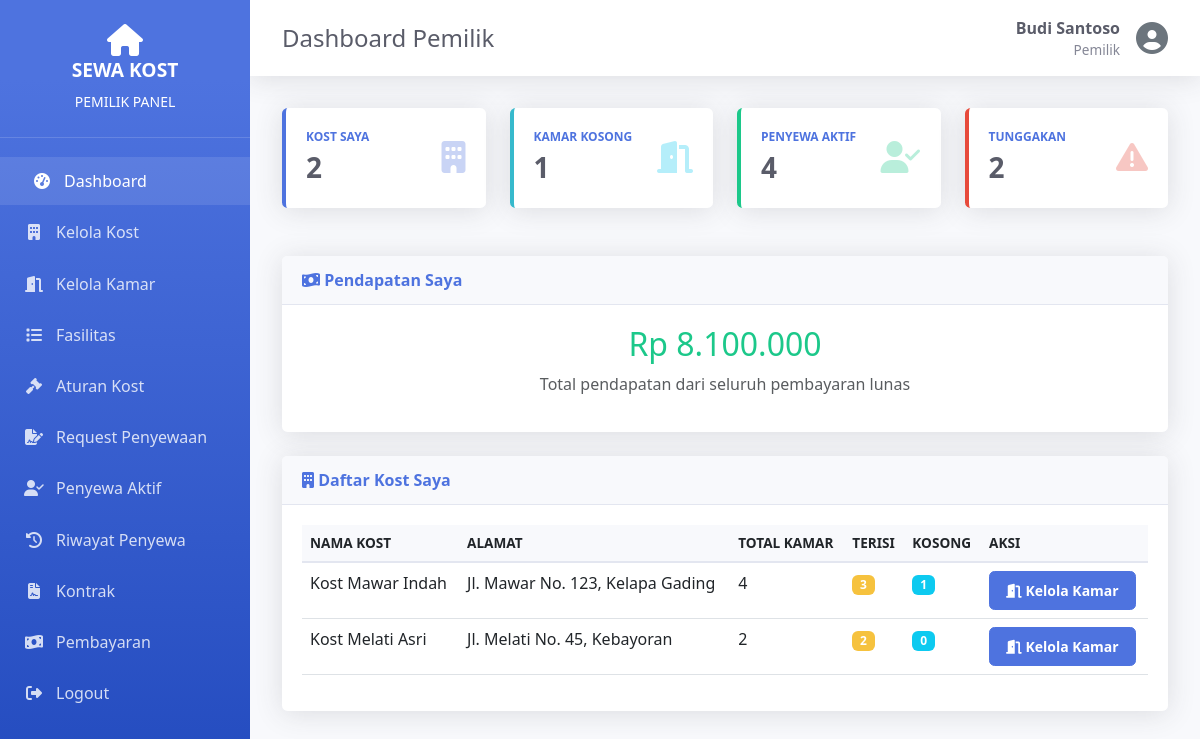
Page /pemilik/dashboard.php (signed in) on the committed database.
### tables this page shows
CREATE TABLE `kost` (
  `id` int(11) NOT NULL AUTO_INCREMENT,
  `pemilik_id` int(11) NOT NULL,
  `nama_kost` varchar(100) NOT NULL,
  `alamat` text NOT NULL,
  `kota` varchar(50) DEFAULT NULL,
  `deskripsi` text DEFAULT NULL,
  `foto` varchar(255) DEFAULT NULL,
  `created_at` timestamp NOT NULL DEFAULT current_timestamp(),
  PRIMARY KEY (`id`),
  KEY `pemilik_id` (`pemilik_id`),
  CONSTRAINT `kost_ibfk_1` FOREIGN KEY (`pemilik_id`) REFERENCES `users` (`id`) ON DELETE CASCADE
);

### lib/auth.php (called while the page is built, shortened)
<?php
require_once __DIR__ . '/database.php';
class Auth {
    public static function id() {
        return $_SESSION['user_id'] ?? null;
    }
}

### lib/database.php (called while the page is built, shortened)
<?php
class Database {
    private static $connection = null;
    public static function connect() {
        if (self::$connection === null) {
            self::$connection = new mysqli(DB_HOST, DB_USER, DB_PASS, DB_NAME);
            self::$connection->set_charset("utf8mb4");
        }
        return self::$connection;
    }
    public static function query($sql) {
        $conn = self::connect();
        $result = $conn->query($sql);
        return $result;
    }
    public static function fetchOne($sql) {
        $result = self::query($sql);
        return $result->fetch_assoc();
    }
    public static function fetchAll($sql) {
        $result = self::query($sql);
        $data = [];
        while ($row = $result->fetch_assoc()) {
            $data[] = $row;
        }
        return $data;
    }
}

### pemilik/dashboard.php (the view, shortened to what this page needs)
<?php
require_once __DIR__ . '/../lib/auth.php';
require_once __DIR__ . '/../lib/database.php';
$userId = Auth::id();
$totalKost = Database::fetchOne("SELECT COUNT(*) as total FROM kost WHERE pemilik_id = $userId")['total'];
$kamarKosong = Database::fetchOne("
    SELECT COUNT(*) as total FROM kamar k
    JOIN kost ks ON k.kost_id = ks.id
    WHERE ks.pemilik_id = $userId AND k.status = 'Kosong'
")['total'];
$penyewaAktif = Database::fetchOne("
    SELECT COUNT(*) as total FROM penyewa p
    JOIN kamar km ON p.kamar_id = km.id
    JOIN kost ks ON km.kost_id = ks.id
    WHERE ks.pemilik_id = $userId AND p.status = 'Aktif'
")['total'];
$tunggakan = Database::fetchOne("
    SELECT COUNT(*) as total FROM pembayaran pb
    JOIN kontrak k ON pb.kontrak_id = k.id
    JOIN kamar km ON k.kamar_id = km.id
    JOIN kost ks ON km.kost_id = ks.id
    WHERE ks.pemilik_id = $userId AND pb.status IN ('Belum Bayar', 'Terlambat')
")['total'];
$pendapatan = Database::fetchOne("
    SELECT SUM(pb.jumlah) as total FROM pembayaran pb
    JOIN kontrak k ON pb.kontrak_id = k.id
    JOIN kamar km ON k.kamar_id = km.id
    JOIN kost ks ON km.kost_id = ks.id
    WHERE ks.pemilik_id = $userId AND pb.status = 'Lunas'
")['total'] ?? 0;
$dataKost = Database::fetchAll("
    SELECT k.*,
           (SELECT COUNT(*) FROM kamar WHERE kost_id = k.id) as total_kamar,
           (SELECT COUNT(*) FROM kamar WHERE kost_id = k.id AND status = 'Kosong') as kamar_kosong,
           (SELECT COUNT(*) FROM kamar WHERE kost_id = k.id AND status = 'Terisi') as kamar_terisi
    FROM kost k
    WHERE k.pemilik_id = $userId
");
include __DIR__ . '/../layout/header.php';
include __DIR__ . '/../layout/sidebar.php';
?>
<div class="row mb-4">
    <div class="col-xl-3 col-md-6 mb-4">
        <div class="card stats-card primary">
            <div class="card-body">
                <div class="row align-items-center">
                    <div class="col">
                        <div class="stats-title">Kost Saya</div>
                        <div class="stats-value"><?php echo $totalKost; ?></div>
                    </div>
                    <div class="col-auto">
                        <i class="fas fa-building stats-icon text-primary"></i>
                    </div>
                </div>
            </div>
        </div>
    </div>
    <div class="col-xl-3 col-md-6 mb-4">
        <div class="card stats-card info">
            <div class="card-body">
                <div class="row align-items-center">
                    <div class="col">
                        <div class="stats-title">Kamar Kosong</div>
                        <div class="stats-value"><?php echo $kamarKosong; ?></div>
                    </div>
                    <div class="col-auto">
                        <i class="fas fa-door-open stats-icon text-info"></i>
                    </div>
                </div>
            </div>
        </div>
    </div>
    <div class="col-xl-3 col-md-6 mb-4">
        <div class="card stats-card success">
            <div class="card-body">
                <div class="row align-items-center">
                    <div class="col">
                        <div class="stats-title">Penyewa Aktif</div>
                        <div class="stats-value"><?php echo $penyewaAktif; ?></div>
                    </div>
                    <div class="col-auto">
                        <i class="fas fa-user-check stats-icon text-success"></i>
                    </div>
                </div>
            </div>
        </div>
    </div>
    <div class="col-xl-3 col-md-6 mb-4">
        <div class="card stats-card danger">
            <div class="card-body">
                <div class="row align-items-center">
                    <div class="col">
                        <div class="stats-title">Tunggakan</div>
                        <div class="stats-value"><?php echo $tunggakan; ?></div>
                    </div>
                    <div class="col-auto">
                        <i class="fas fa-exclamation-triangle stats-icon text-danger"></i>
                    </div>
                </div>
            </div>
        </div>
    </div>
</div>
<div class="row mb-4">
    <div class="col-md-12">
        <div class="card">
            <div class="card-header">
                <i class="fas fa-money-bill-wave"></i> Pendapatan Saya
            </div>
            <div class="card-body text-center">
                <h2 class="text-success">Rp <?php echo number_format($pendapatan, 0, ',', '.'); ?></h2>
                <p class="text-muted">Total pendapatan dari seluruh pembayaran lunas</p>
            </div>
        </div>
    </div>
</div>
<div class="card">
    <div class="card-header">
        <i class="fas fa-building"></i> Daftar Kost Saya
    </div>
    <div class="card-body">
        <?php if (empty($dataKost)): ?>
            <div class="alert alert-info">
                <i class="fas fa-info-circle"></i> Belum ada kost.
                <a href="/coba_kost/pemilik/kost.php" class="alert-link">Tambah kost sekarang</a>
            </div>
        <?php else: ?>
            <div class="table-responsive">
                <table class="table table-hover">
                    <thead>
                        <tr>
                            <th>Nama Kost</th>
                            <th>Alamat</th>
                            <th>Total Kamar</th>
                            <th>Terisi</th>
                            <th>Kosong</th>
                            <th>Aksi</th>
                        </tr>
                    </thead>
                    <tbody>
                        <?php foreach ($dataKost as $kost): ?>
                            <tr>
                                <td><?php echo htmlspecialchars($kost['nama_kost']); ?></td>
                                <td><?php echo htmlspecialchars($kost['alamat']); ?></td>
                                <td><?php echo $kost['total_kamar']; ?></td>
                                <td><span class="badge bg-warning"><?php echo $kost['kamar_terisi']; ?></span></td>
                                <td><span class="badge bg-info"><?php echo $kost['kamar_kosong']; ?></span></td>
                                <td>
                                    <a href="/coba_kost/pemilik/kamar.php?kost_id=<?php echo $kost['id']; ?>"
                                       class="btn btn-sm btn-primary">
                                        <i class="fas fa-door-open"></i> Kelola Kamar
                                    </a>
                                </td>
                            </tr>
                        <?php endforeach; ?>
                    </tbody>
                </table>
            </div>
        <?php endif; ?>
    </div>
</div>
<?php include __DIR__ . '/../layout/footer.php'; ?>

### assets/css/style.css (style rules this page uses)
:root { --primary-color: #4e73df; --secondary-color: #858796; --success-color: #1cc88a; --danger-color: #e74a3b; --warning-color: #f6c23e; --info-color: #36b9cc; --sidebar-width: 250px; }
* { margin: 0; padding: 0; box-sizing: border-box; }
body { font-family: 'Segoe UI', Tahoma, Geneva, Verdana, sans-serif; background-color: #f8f9fc; color: #5a5c69; }
.card { border: none; border-radius: 0.35rem; box-shadow: 0 0.15rem 1.75rem 0 rgba(58, 59, 69, 0.15); }
.card-header { background-color: #f8f9fc; border-bottom: 1px solid #e3e6f0; padding: 0.75rem 1.25rem; font-weight: bold; color: var(--primary-color); }
.card-body { padding: 1.25rem; }
.stats-card { border-left: 4px solid; height: 100%; }
.stats-card.primary { border-left-color: var(--primary-color); }
.stats-card.success { border-left-color: var(--success-color); }
.stats-card.danger { border-left-color: var(--danger-color); }
.stats-card.info { border-left-color: var(--info-color); }
.stats-icon { font-size: 2rem; opacity: 0.3; }
.stats-title { font-size: 0.75rem; text-transform: uppercase; font-weight: bold; color: var(--primary-color); }
.stats-value { font-size: 1.75rem; font-weight: bold; color: #5a5c69; }
.table { color: #5a5c69; }
.table thead th { background-color: #f8f9fc; border-bottom: 2px solid #e3e6f0; font-weight: bold; text-transform: uppercase; font-size: 0.85rem; }
.btn { padding: 0.5rem 1rem; border-radius: 0.35rem; font-weight: 600; transition: all 0.3s; }
.btn-primary { background-color: var(--primary-color); border-color: var(--primary-color); }
.text-primary { color: var(--primary-color) !important; }
.text-success { color: var(--success-color) !important; }
.text-danger { color: var(--danger-color) !important; }
.bg-warning { background-color: var(--warning-color) !important; }

### rows in the picture
kost: nama_kost "Kost Mawar Indah", alamat "Jl. Mawar No. 123, Kelapa Gading", total_kamar "4", kamar_terisi "3", kamar_kosong "1"
kost: nama_kost "Kost Melati Asri", alamat "Jl. Melati No. 45, Kebayoran", total_kamar "2", kamar_terisi "2", kamar_kosong "0"

### other values in the picture
$role "PEMILIK"
$pageTitle "Dashboard Pemilik"
$user['nama_lengkap'] "Budi Santoso"
$user['role'] "Pemilik"
$totalKost "2"
$kamarKosong "1"
$penyewaAktif "4"
$tunggakan "2"
$pendapatan "8.100.000"
